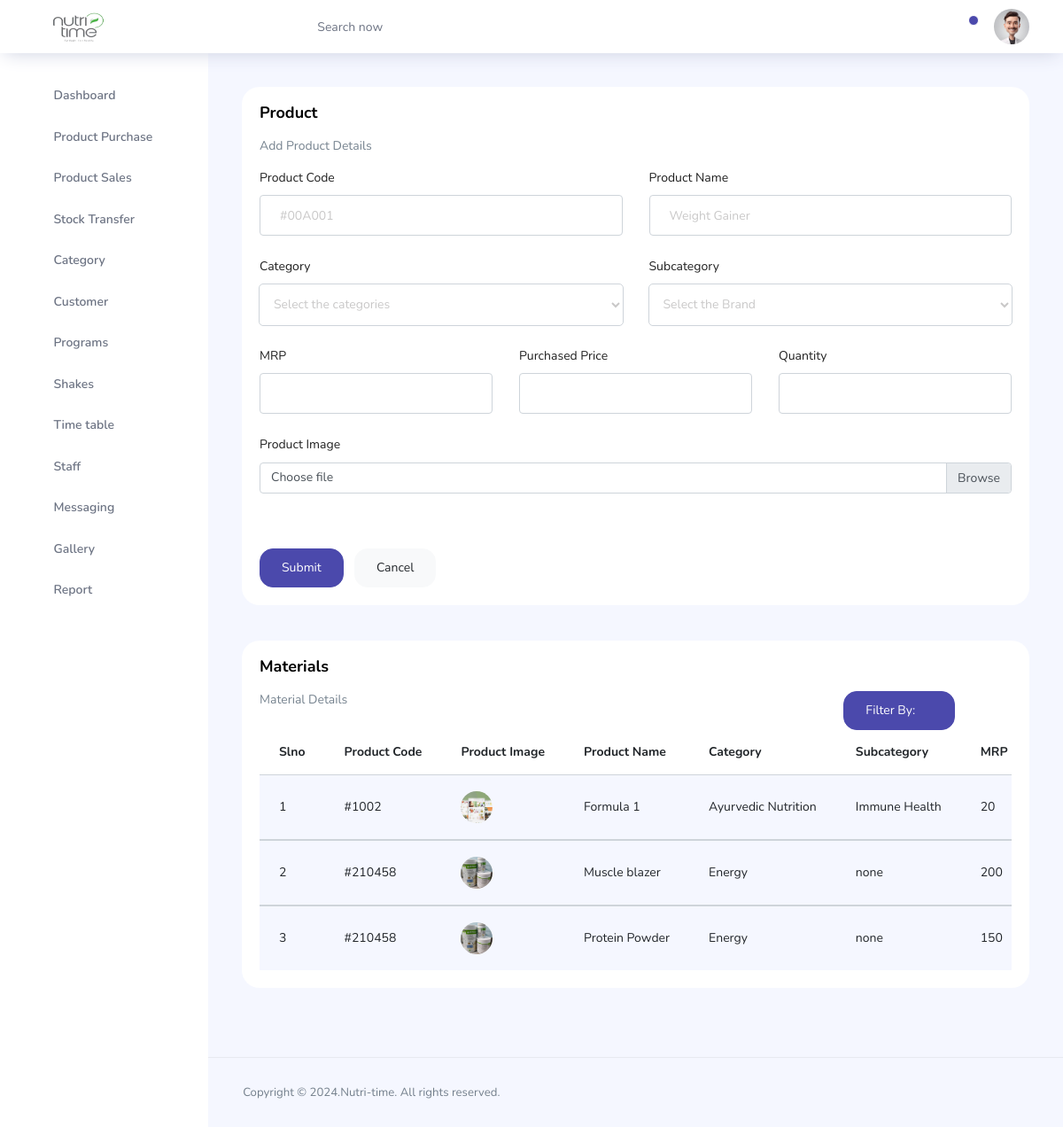
/Admin/pages/admin-material.php (signed in), run on the app's committed database.
### tables this page shows
CREATE TABLE `material` (
  `pro_id` int(11) NOT NULL,
  `pro_code` varchar(20) NOT NULL,
  `pro_name` varchar(100) NOT NULL,
  `pro_category` varchar(100) NOT NULL,
  `pro_subcategory` varchar(50) NOT NULL,
  `pro_brand` varchar(50) NOT NULL,
  `pro_mrp` int(10) NOT NULL,
  `pro_price` int(20) NOT NULL,
  `pro_quantity` int(20) NOT NULL,
  `pro_curquantity` int(10) NOT NULL,
  `pro_image` varchar(50) NOT NULL,
  `pro_status` enum('used','unused') NOT NULL
);

### Admin/pages/admin-material.php (the view, shortened to what this page needs)
<?php
 include './connect.php';
?>
<!DOCTYPE html>
<html lang="en">
<head>
  <link rel="stylesheet" href="../vendors/feather/feather.css">
  <link rel="stylesheet" href="../vendors/ti-icons/css/themify-icons.css">
  <link rel="stylesheet" href="../vendors/css/vendor.bundle.base.css">
  <link rel="stylesheet" href="../vendors/select2/select2.min.css">
  <link rel="stylesheet" href="../vendors/select2-bootstrap-theme/select2-bootstrap.min.css">
  <link rel="stylesheet" href="../css/vertical-layout-light/style.css">
</head>
<body>
  <div class="container-scroller">
<?php
  include './topbar.php';
?>
    <div class="main-panel">
      <div class="content-wrapper">
        <div class="row">
          <div class="col-12 grid-margin stretch-card">
            <div class="card">
              <div class="card-body">
                <h1 class="card-title">Product</h1>
                <p class="card-description">Add Product Details</p>
                <form method="post" class="forms-sample" enctype="multipart/form-data">
                  <div class="row">
                    <div class="col-lg-6 col-md col-sm col-12">
                      <div class="form-group">
                        <label>Product Code</label>
                        <input type="text" class="form-control" placeholder="#00A001" name="procode"
                          value="<?php echo $p_code1; ?>" required>
                      </div>
                    </div>
                    <div class="col-lg-6 col-md col-sm col-12">
                      <div class="form-group">
                        <label>Product Name</label>
                        <input type="text" class="form-control" placeholder="Weight Gainer" name="proname"
                          value="<?php echo $p_name1; ?>" required>
                      </div>
                    </div>
                  </div>
                  <div class="row">
                    <div class="col">
                      <div class="form-group">
                        <label for="exampleSelectGender">Category</label>
                        <select class="form-control" name="procat" onchange="getcat();" id="catid" required>
                        <option selected>Select the categories</option>
              </select>
                      </div>
                    </div>
                    <div class="col">
                      <div class="form-group">
                        <label for="exampleSelectGender">Subcategory</label>
                        <select class="form-control" name="subcat"   id="sub" required>
                        <option selected>Select the Brand</option>
              </select>
                      </div>
                    </div>
                  </div>
                  <div class="row">
                    <div class="col">
                      <div class="form-group">
                        <label>MRP</label>
                        <input type="number" class="form-control" name="promrp" value="<?php echo $p_mrp1; ?>" required>
                      </div>
                    </div>
                    <div class="col">
                      <div class="form-group">
                        <label>Purchased Price</label>
                        <input type="number" class="form-control" name="proprice" value="<?php echo $p_pri1; ?>"
                          required>
                      </div>
                    </div>
                    <div class="col">
                      <div class="form-group">
                        <label>Quantity</label>
                        <input type="number" class="form-control" name="proquant" value="<?php echo $p_qua1; ?>"
                          required>
                      </div>
                    </div>
                  </div>
                  <div class="row">
                    <div class="col">
                      <div class="form-group">
                        <label>Product Image</label>
                        <div class="input-group mb-3">
                          <label class="input-group-text custom-file-label" for="inputGroupFile01">Choose file</label>
                        </div>
                      </div>
                    </div>
                  </div>
                  <button type="submit" class="btn btn-primary mr-2" name="submitp">Submit</button>
                  <button type="reset" class="btn btn-light">Cancel</button>
                </form>
              </div>
            </div>
          </div>
        </div>
        <div class="row ">
          <div class="col-lg-12 grid-margin stretch-card">
            <div class="card">
              <div class="card-body">
                <h4 class="card-title">Materials</h4>
                <div class="row">
                  <div class="col-md-9">
                    <p class="card-description">Material Details</p>
                  </div>
                  <div class="col-md-3">
                    <div class="dropdown">
                      <button class="btn btn-primary dropdown-toggle" type="button" id="dropdownMenuButton"
                        data-toggle="dropdown" aria-haspopup="true" aria-expanded="false">
                        Filter By:
                      </button>
                    </div>
                  </div>
                </div>
                <div class="table-responsive">
                  <table class="table table-striped">
                    <thead>
                      <tr>
                        <th>Slno</th>
                        <th>Product Code</th>
                        <th>Product Image</th>
                        <th>Product Name</th>
                        <th>Category</th>
                        <th>Subcategory</th>
                        <th>MRP</th>
                      </tr>
                    </thead>
                    <?php
$sql=mysqli_query($conn,"SELECT * FROM material ORDER BY pro_id ");
$serialNo = 1;
while($row=mysqli_fetch_assoc($sql))
{
    $pro_cod=$row['pro_code'];
    $pro_nam=$row['pro_name'];
    $pro_cat=$row['pro_category'];
    $pro_subcat=$row['pro_subcategory'];
    $pro_mrp=$row['pro_mrp'];
    $pro_img=$row['pro_image'];
?>
                    <tbody>
                      <tr>
                        <td class="py-1"><?php echo $serialNo++; ?></td>
                        <td class="py-1">#<?php echo $pro_cod; ?></td>
                        <td><img src="../images/material/<?php echo $pro_img; ?>" alt="" width="50" class="rounded-circle"></td>
                        <td><?php echo $pro_nam; ?></td>
                        <td><?php echo $pro_cat; ?></td>
                        <td><?php echo $pro_subcat; ?></td>
                        <td><?php echo $pro_mrp; ?></td>
                      </tr>
                    </tbody>
                    <?php
}
?>
                  </table>
                </div>
              </div>
            </div>
          </div>
        </div>
      </div>
      <footer class="footer">
        <div class="d-sm-flex justify-content-center justify-content-sm-between">
          <span class="text-muted text-center text-sm-left d-block d-sm-inline-block">Copyright © 2024.Nutri-time. All
            rights reserved.</span>
        </div>
      </footer>
    </div>
  </div>
  </div>
</body>
</html>

### Admin/pages/topbar.php (shortened to what this page needs)
<nav class="navbar col-lg-12 col-12 p-0 fixed-top d-flex flex-row">
      <div class="text-center navbar-brand-wrapper d-flex align-items-center justify-content-center">
        <a class="navbar-brand brand-logo mr-5" href="admin-dashboard.php"><img src="../images/icon.png" class="mr-2" alt="logo" width="90"/></a>
      </div>
      <div class="navbar-menu-wrapper d-flex align-items-center justify-content-end">
        <button class="navbar-toggler navbar-toggler align-self-center" type="button" data-toggle="minimize">
          <span class="icon-menu"></span>
        </button>
        <ul class="navbar-nav mr-lg-2">
          <li class="nav-item nav-search d-none d-lg-block">
            <div class="input-group">
              <div class="input-group-prepend hover-cursor" id="navbar-search-icon">
                <span class="input-group-text" id="search">
                  <i class="icon-search"></i>
                </span>
              </div>
              <input type="text" class="form-control" id="navbar-search-input" placeholder="Search now" aria-label="search" aria-describedby="search">
            </div>
          </li>
        </ul>
        <ul class="navbar-nav navbar-nav-right">
          <li class="nav-item dropdown">
            <a class="nav-link count-indicator dropdown-toggle" id="notificationDropdown" href="#" data-toggle="dropdown">
              <i class="icon-bell mx-0"></i>
              <span class="count"></span>
            </a>
          </li>
          <li class="nav-item nav-profile dropdown">
            <a class="nav-link dropdown-toggle" href="#" data-toggle="dropdown" id="profileDropdown">
              <img src="../images/user.jpg" alt="profile"/>
            </a>
          </li>
        </ul>
      </div>
</nav>
    <div class="container-fluid page-body-wrapper">
      <nav class="sidebar sidebar-offcanvas" id="sidebar">
        <ul class="nav">
          <li class="nav-item">
            <a class="nav-link" href="admin-dashboard.php">
              <i class="icon-grid menu-icon"></i>
              <span class="menu-title">Dashboard</span>
              <i class="menu-arrow"></i>
            </a>
          </li>
          <li class="nav-item">
            <a class="nav-link" href="admin-material.php">
              <i class="icon-columns menu-icon"></i>
              <span class="menu-title">Product Purchase</span>
              <i class="menu-arrow"></i>
            </a>
          </li>
          <li class="nav-item">
            <a class="nav-link" href="admin-stock.php">
              <i class="icon-columns menu-icon"></i>
              <span class="menu-title">Product Sales</span>
              <i class="menu-arrow"></i>
            </a>
          </li>
          <li class="nav-item">
            <a class="nav-link" href="admin-stocktrans.php">
              <i class="icon-columns menu-icon"></i>
              <span class="menu-title">Stock Transfer</span>
              <i class="menu-arrow"></i>
            </a>
          </li>
          <li class="nav-item">
            <a class="nav-link" href="admin-category.php">
              <i class="icon-columns menu-icon"></i>
              <span class="menu-title">Category</span>
              <i class="menu-arrow"></i>
            </a>
          </li>
          <li class="nav-item">
            <a class="nav-link" href="admin-customer.php">
              <i class="icon-columns menu-icon"></i>
              <span class="menu-title">Customer</span>
              <i class="menu-arrow"></i>
            </a>
          </li>
          <li class="nav-item">
            <a class="nav-link" data-toggle="collapse" href="#program" aria-expanded="false" aria-controls="program">
              <i class="icon-bar-graph menu-icon"></i>
              <span class="menu-title">Programs</span>
              <i class="menu-arrow"></i>
            </a>
          </li>
          <li class="nav-item">
            <a class="nav-link" href="admin-shake.php">
              <i class="icon-grid-2 menu-icon"></i>
              <span class="menu-title">Shakes</span>
              <i class="menu-arrow"></i>
            </a>
          </li>
          <li class="nav-item">
            <a class="nav-link" href="admin-timetable.php">
              <i class="icon-head menu-icon"></i>
              <span class="menu-title">Time table</span>
              <i class="menu-arrow"></i>
            </a>
          </li>
          <li class="nav-item">
            <a class="nav-link" href="admin-staff.php">
              <i class="icon-ban menu-icon"></i>
              <span class="menu-title">Staff</span>
              <i class="menu-arrow"></i>
            </a>
          </li>
          <li class="nav-item">
            <a class="nav-link" href="admin-message.php">
              <i class="ti-share menu-icon"></i>
              <span class="menu-title">Messaging</span>
              <i class="menu-arrow"></i>
            </a>
          </li>
          <li class="nav-item">
            <a class="nav-link" href="admin-gallery.php">
              <i class="ti-share menu-icon"></i>
              <span class="menu-title">Gallery</span>
              <i class="menu-arrow"></i>
            </a>
          </li>
          <li class="nav-item">
            <a class="nav-link" href="admin-report.php">
              <i class="ti-share menu-icon"></i>
              <span class="menu-title">Report</span>
              <i class="menu-arrow"></i>
            </a>
          </li>
        </ul>
      </nav>

### data on the page
material: pro_code "1002", pro_image (picture), pro_name "Formula 1", pro_category "Ayurvedic Nutrition", pro_subcategory "Immune Health", pro_mrp "20"
material: pro_code "210458", pro_image (picture), pro_name "Muscle blazer", pro_category "Energy", pro_subcategory "none", pro_mrp "200"
material: pro_code "210458", pro_image (picture), pro_name "Protein Powder", pro_category "Energy", pro_subcategory "none", pro_mrp "150"
